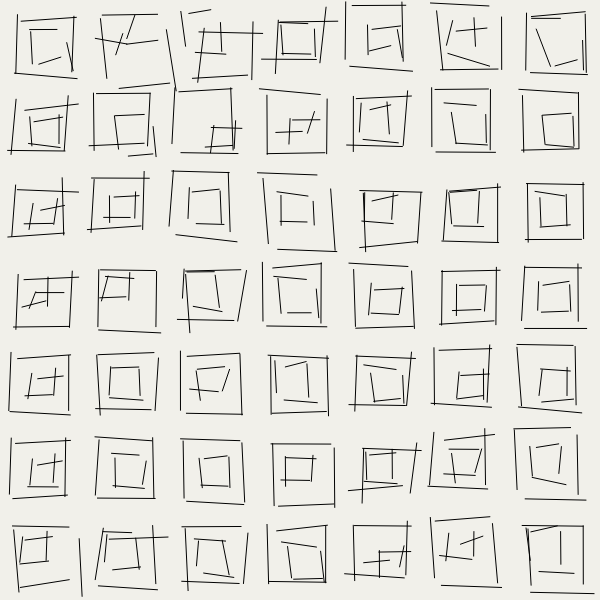
Frame 1 (no input)
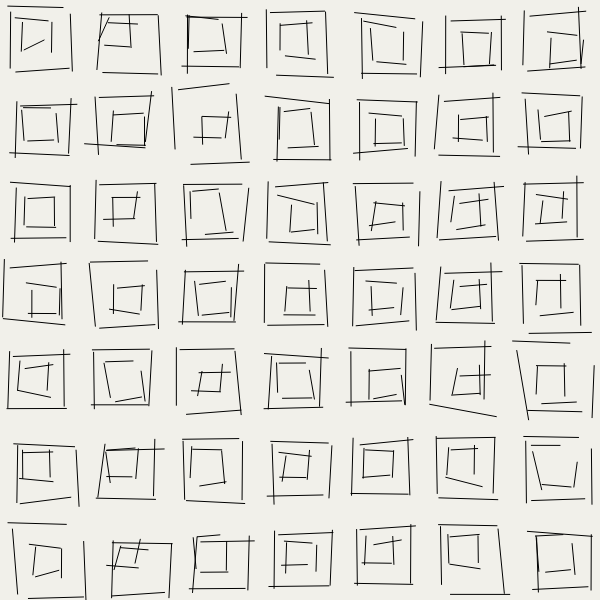
Frame 60 (no input)
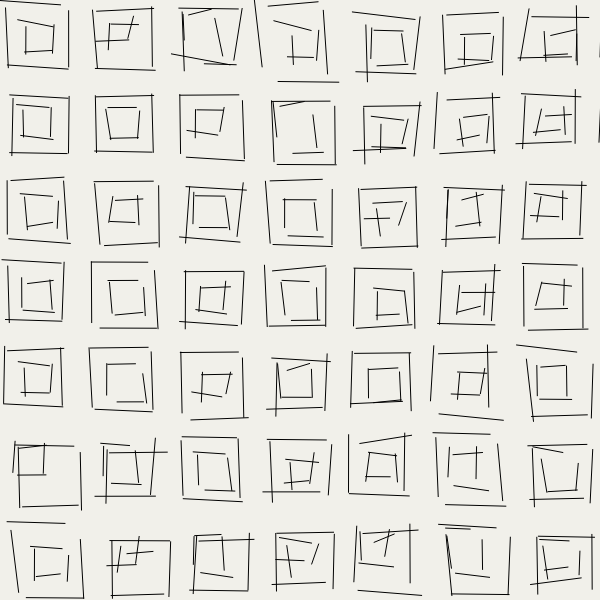
Frame 120 (the mouse pressed at the canvas centre since frame 60)

The p5.js sketch that drew these frames (run headless with seeded random() and noise() and a simulated clock; from frame 60 on, the mouse is pressed at the canvas centre):

// p5.js sketch
// ── sketch.js
let j;
let n;
let s;
let gscl;

function setup() {
  createCanvas(600, 600);

  colorMode(HSB);

  stroke(random(360), 0.47, 0.35);

  j = floor(random(3, 7));
  n = floor(random(2, 10));
  s = width / n;
  gscl = random()*2;
}

function draw(){
  background("#F1F0EA");

  for (let x = 0; x < width; x += s) {
    for (let y = 0; y < height; y += s) {
      for (let i = 1; i < j; i++) {
        const scl = i / j;
        const k = s * scl;
        const _x = x + s * (1 - scl) / 2;
        const _y = y + s * (1 - scl) / 2;

        line(_x + (s * gscl * (noise(frameCount/100, x/100, y/100+i)-0.5)), _y + (s * gscl * (noise(frameCount/100, x/100+0.1, y/100+i)-0.5)), _x + k + (s * gscl * (noise(frameCount/100, x/100+0.2, y/100+i)-0.5)), _y + (s * gscl * (noise(frameCount/100, x/100+0.3, y/100+i)-0.5)));
        line(_x + (s * gscl * (noise(frameCount/100, x/100+0.4, y/100+i)-0.5)), _y + (s * gscl * (noise(frameCount/100, x/100+0.5, y/100+i)-0.5)), _x + (s * gscl * (noise(frameCount/100, x/100+0.6, y/100+i)-0.5)), _y + k + (s * gscl * (noise(frameCount/100, x/100+0.7, y/100+i)-0.5)));
        line(_x + k + (s * gscl * (noise(frameCount/100, x/100+0.8, y/100+i)-0.5)), _y + (s * gscl * (noise(frameCount/100, x/100+0.9, y/100+i)-0.5)), _x + k + (s * gscl * (noise(frameCount/100, x/100+1.0, y/100+i)-0.5)), _y + k + (s * gscl * (noise(frameCount/100, x/100+1.1, y/100+i)-0.5)));
        line(_x + (s * gscl * (noise(frameCount/100, x/100+1.2, y/100+i)-0.5)), _y + k + (s * gscl * (noise(frameCount/100, x/100+1.3, y/100+i)-0.5)), _x + k + (s * gscl * (noise(frameCount/100, x/100+1.4, y/100+i)-0.5)), _y + k + (s * gscl * (noise(frameCount/100, x/100+1.5, y/100+i)-0.5)));
      }
    }
  }
}

class Easing {
  static easeInSine(x) {
    return 1 - Math.cos((x * Math.PI) / 2);
  }

  static easeOutSine(x) {
    return Math.sin((x * Math.PI) / 2);
  }

  static easeInOutSine(x) {
    return -(Math.cos(Math.PI * x) - 1) / 2;
  }

  static easeInQuad(x) {
    return x * x;
  }

  static easeOutQuad(x) {
    return 1 - (1 - x) * (1 - x);
  }

  static easeInOutQuad(x) {
    return x < 0.5 ? 2 * x * x : 1 - Math.pow(-2 * x + 2, 2) / 2;
  }

  static easeInCubic(x) {
    return x * x * x;
  }

  static easeOutCubic(x) {
    return 1 - Math.pow(1 - x, 3);
  }

  static easeInOutCubic(x) {
    return x < 0.5 ? 4 * x * x * x : 1 - Math.pow(-2 * x + 2, 3) / 2;
  }

  static easeInQuart(x) {
    return x * x * x * x;
  }

  static easeOutQuart(x) {
    return 1 - Math.pow(1 - x, 4);
  }

  static easeInOutQuart(x) {
    return x < 0.5 ? 8 * x * x * x * x : 1 - Math.pow(-2 * x + 2, 4) / 2;
  }

  static easeInQuint(x) {
    return x * x * x * x * x;
  }

  static easeOutQuint(x) {
    return 1 - Math.pow(1 - x, 5);
  }

  static easeInOutQuint(x) {
    return x < 0.5 ? 16 * x * x * x * x * x : 1 - Math.pow(-2 * x + 2, 5) / 2;
  }

  static easeInExpo(x) {
    return x === 0 ? 0 : Math.pow(2, 10 * x - 10);
  }

  static easeOutExpo(x) {
    return x === 1 ? 1 : 1 - Math.pow(2, -10 * x);
  }

  static easeInOutExpo(x) {
    return x === 0 ?
      0 :
      x === 1 ?
      1 :
      x < 0.5 ?
      Math.pow(2, 20 * x - 10) / 2 :
      (2 - Math.pow(2, -20 * x + 10)) / 2;
  }

  static easeInCirc(x) {
    return 1 - Math.sqrt(1 - Math.pow(x, 2));
  }

  static easeOutCirc(x) {
    return Math.sqrt(1 - Math.pow(x - 1, 2));
  }

  static easeInOutCirc(x) {
    return x < 0.5 ?
      (1 - Math.sqrt(1 - Math.pow(2 * x, 2))) / 2 :
      (Math.sqrt(1 - Math.pow(-2 * x + 2, 2)) + 1) / 2;
  }

  static easeOutBack(x) {
    const c1 = 1.70158;
    const c3 = c1 + 1;
    return 1 + c3 * Math.pow(x - 1, 3) + c1 * Math.pow(x - 1, 2);
  }

  static easeInOutBack(x) {
    const c1 = 1.70158;
    const c2 = c1 * 1.525;
    return x < 0.5 ?
      (Math.pow(2 * x, 2) * ((c2 + 1) * 2 * x - c2)) / 2 :
      (Math.pow(2 * x - 2, 2) * ((c2 + 1) * (x * 2 - 2) + c2) + 2) / 2;
  }
}

const colorPalletes = [
  {
    name: "DeepEmeraldGold",
    colors: ["#005e55", "#fff9bf", "#edb50c", "#b8003d", "#5e001f"],
  },
  {
    name: "WarmRainbow",
    colors: ["#01204E", "#028391", "#F6DCAC", "#FAA968", "#F85525"],
  },
  {
    name: "ChocolateAndCream",
    colors: ["#D54751", "#EF9A48", "#FFFCC7", "#4DA394", "#59322B"],
  },
  {
    name: "PopArt",
    colors: ["#241965", "#653993", "#9F4094", "#B73D6E", "#F19406"],
  },
  {
    name: "DeepEmeraldGold",
    colors: ["#F87523", "#FFC31B", "#E7DCC9", "#1DB7B9", "#126D68"],
  },
];
